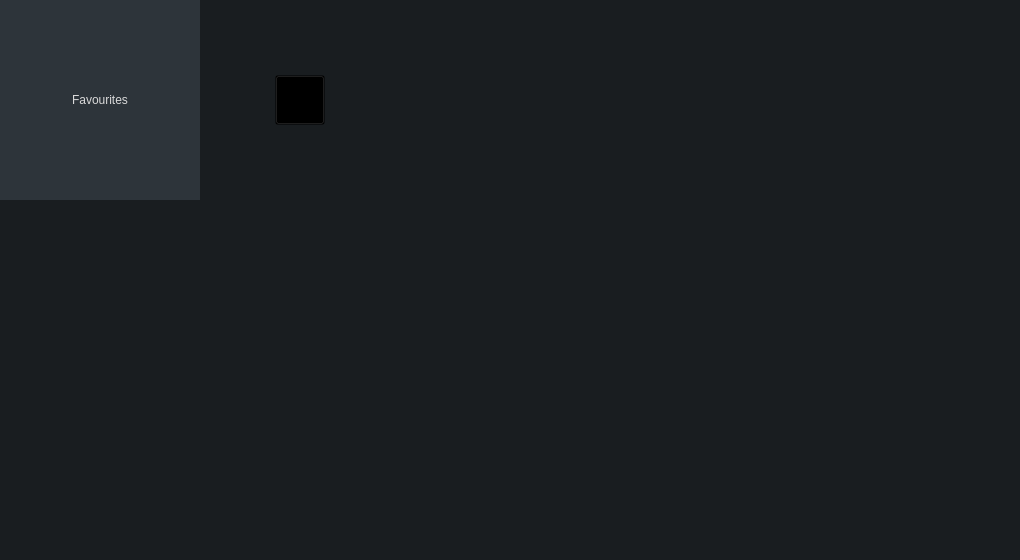
<?xml version="1.0" encoding="UTF-8"?>
<ui version="4.0">
 <class>myfonts_folders</class>
 <widget class="QWidget" name="myfonts_folders">
  <property name="geometry">
   <rect>
    <x>0</x>
    <y>0</y>
    <width>1020</width>
    <height>560</height>
   </rect>
  </property>
  <property name="windowTitle">
   <string>Form</string>
  </property>
  <property name="styleSheet">
   <string notr="true">QWidget  {
	background-color: #191d20;
}

* {
	font: 57 12pt &quot;Roboto Medium&quot;;
}

QPushButton#addNewFolderIcon { 
	image: url(:/assets/icons/addNewFolder.svg);
}
QPushButton#addNewFolderIcon:hover { 
	image: url(:/assets/icons/addNewFolderHOVER.svg);
}

/* SLIDER */


/*  SCROLLBAR */

QListView:focus {
   border: none;
   outline: none;
}

QScrollBar:vertical {
     background: #191d20;
     width: 15px;
     margin: 22px 0 22px 0;
 }
 QScrollBar::handle:vertical {
     background: rgb(74, 85, 95);
     min-height: 20px;
 }

 QScrollBar::handle:vertical:hover {
     background:rgb(99, 114, 127)
 }

 QScrollBar::add-line:vertical {
     background: #191d20;
     height: 20px;
     subcontrol-position: bottom;
     subcontrol-origin: margin;
 }

 QScrollBar::sub-line:vertical {
     background: #191d20;
     height: 20px;
     subcontrol-position: top;
     subcontrol-origin: margin;
 }
 QScrollBar::up-arrow:vertical, QScrollBar::down-arrow:vertical {
     border: none;
     width: 3px;
     height: 3px;
     background: #37474f;
 }

 QScrollBar::add-page:vertical, QScrollBar::sub-page:vertical {
     background: #191d20;
 }</string>
  </property>
  <widget class="QListWidget" name="folderList">
   <property name="geometry">
    <rect>
     <x>0</x>
     <y>0</y>
     <width>1020</width>
     <height>560</height>
    </rect>
   </property>
   <property name="sizePolicy">
    <sizepolicy hsizetype="Fixed" vsizetype="Fixed">
     <horstretch>0</horstretch>
     <verstretch>0</verstretch>
    </sizepolicy>
   </property>
   <property name="styleSheet">
    <string notr="true"/>
   </property>
   <property name="frameShape">
    <enum>QFrame::NoFrame</enum>
   </property>
   <property name="verticalScrollBarPolicy">
    <enum>Qt::ScrollBarAsNeeded</enum>
   </property>
   <property name="horizontalScrollBarPolicy">
    <enum>Qt::ScrollBarAlwaysOff</enum>
   </property>
   <property name="selectionMode">
    <enum>QAbstractItemView::NoSelection</enum>
   </property>
   <property name="selectionBehavior">
    <enum>QAbstractItemView::SelectRows</enum>
   </property>
   <property name="verticalScrollMode">
    <enum>QAbstractItemView::ScrollPerItem</enum>
   </property>
   <property name="resizeMode">
    <enum>QListView::Fixed</enum>
   </property>
   <property name="spacing">
    <number>40</number>
   </property>
   <property name="viewMode">
    <enum>QListView::IconMode</enum>
   </property>
   <property name="selectionRectVisible">
    <bool>false</bool>
   </property>
  </widget>
  <widget class="QWidget" name="addNewFolder_const" native="true">
   <property name="geometry">
    <rect>
     <x>200</x>
     <y>0</y>
     <width>200</width>
     <height>200</height>
    </rect>
   </property>
   <property name="styleSheet">
    <string notr="true">background-color: rgba(0,0,0,0);</string>
   </property>
   <widget class="QPushButton" name="addNewFolderIcon">
    <property name="geometry">
     <rect>
      <x>75</x>
      <y>75</y>
      <width>50</width>
      <height>50</height>
     </rect>
    </property>
    <property name="styleSheet">
     <string notr="true"/>
    </property>
    <property name="text">
     <string/>
    </property>
   </widget>
  </widget>
  <widget class="QWidget" name="favFolder_const" native="true">
   <property name="geometry">
    <rect>
     <x>0</x>
     <y>0</y>
     <width>200</width>
     <height>200</height>
    </rect>
   </property>
   <property name="styleSheet">
    <string notr="true"/>
   </property>
   <widget class="QLabel" name="label">
    <property name="geometry">
     <rect>
      <x>0</x>
      <y>0</y>
      <width>200</width>
      <height>200</height>
     </rect>
    </property>
    <property name="styleSheet">
     <string notr="true">background-color: rgb(45, 52, 58);
color: #d9d9d9;</string>
    </property>
    <property name="text">
     <string>&lt;html&gt;&lt;head/&gt;&lt;body&gt;&lt;p align=&quot;center&quot;&gt;Favourites&lt;/p&gt;&lt;/body&gt;&lt;/html&gt;</string>
    </property>
   </widget>
  </widget>
 </widget>
 <resources/>
 <connections/>
</ui>
